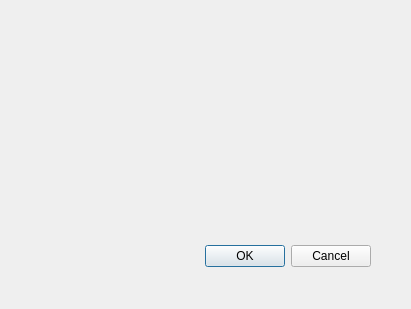
<?xml version="1.0" encoding="UTF-8"?>
<ui version="4.0">
 <class>Dialog</class>
 <widget class="QDialog" name="Dialog">
  <property name="geometry">
   <rect>
    <x>0</x>
    <y>0</y>
    <width>411</width>
    <height>309</height>
   </rect>
  </property>
  <property name="windowTitle">
   <string>Dialog</string>
  </property>
  <widget class="QDialogButtonBox" name="buttonBox">
   <property name="geometry">
    <rect>
     <x>30</x>
     <y>240</y>
     <width>341</width>
     <height>32</height>
    </rect>
   </property>
   <property name="orientation">
    <enum>Qt::Horizontal</enum>
   </property>
   <property name="standardButtons">
    <set>QDialogButtonBox::Cancel|QDialogButtonBox::Ok</set>
   </property>
  </widget>
 </widget>
 <resources/>
 <connections>
  <connection>
   <sender>buttonBox</sender>
   <signal>accepted()</signal>
   <receiver>Dialog</receiver>
   <slot>accept()</slot>
   <hints>
    <hint type="sourcelabel">
     <x>248</x>
     <y>254</y>
    </hint>
    <hint type="destinationlabel">
     <x>157</x>
     <y>274</y>
    </hint>
   </hints>
  </connection>
  <connection>
   <sender>buttonBox</sender>
   <signal>rejected()</signal>
   <receiver>Dialog</receiver>
   <slot>reject()</slot>
   <hints>
    <hint type="sourcelabel">
     <x>316</x>
     <y>260</y>
    </hint>
    <hint type="destinationlabel">
     <x>286</x>
     <y>274</y>
    </hint>
   </hints>
  </connection>
 </connections>
</ui>
